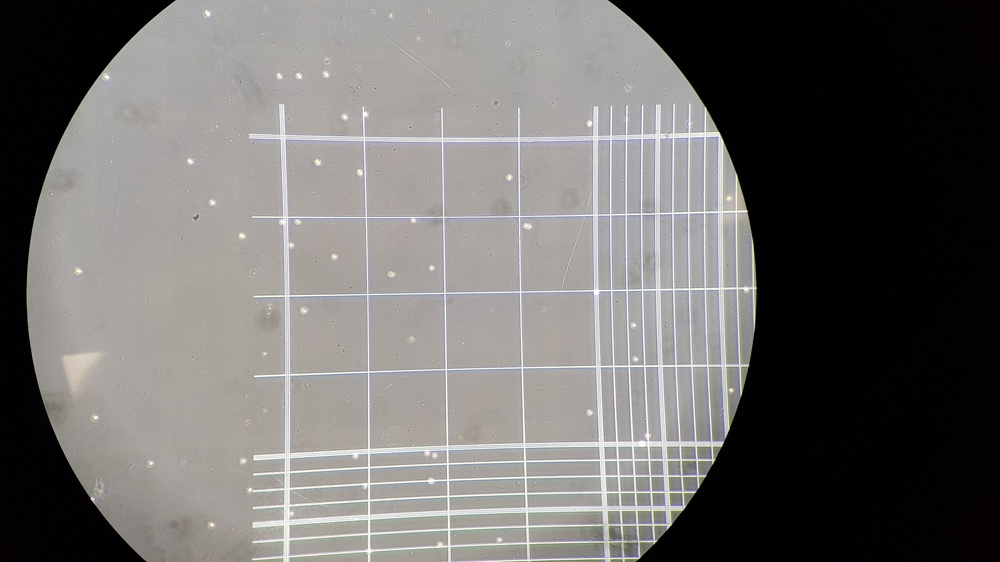
%> input picture ExampleData/75ulI/20190918_113157.jpg, 1000 x 562 px, shrunk from 4032 x 2268 before the run
$ octave --eval "result = FindROI(imread('ExampleData/75ulI/20190918_113157.jpg'));"   (GNU Octave 9; MATLAB toolbox functions it lacks are replaced by stand-ins)
%> lines starting %> are read from the running program, lines starting %| are printed output that depends on the picture
function [ROI, cropVal, BWex2] = FindROI(I)
%% Remove non uniform illumination to improve detection of hemaocyte grid
% Based off https://uk.mathworks.com/help/images/correcting-nonuniform-illumination.html
%
% Exported are region of interest (ROI), range of mask in X and Y (cropVal)
%   for image crop and binary image of mask (BWex2) to find cells within
%
% Optimised by Dr. Matthew Hockley (UoK 2019-present) for 10x microscope
%   lens for Hemaocyte cell counts

%I = rgb2gray(rotI);
%% Find background
se = strel('disk',35); % Set sampling size
background = imopen(I,se); % Apply to image
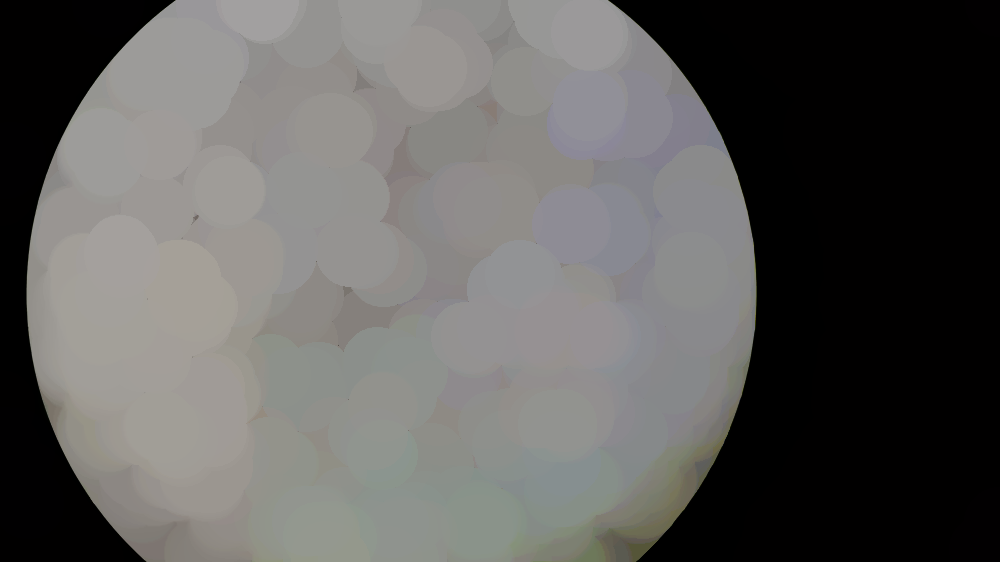
%> background: size 562x1000x3 uint8; mean R, G, B 94.7, 93.6, 91.9

%% Remove background and adjust image brightness and contrast
I2 = I - background;
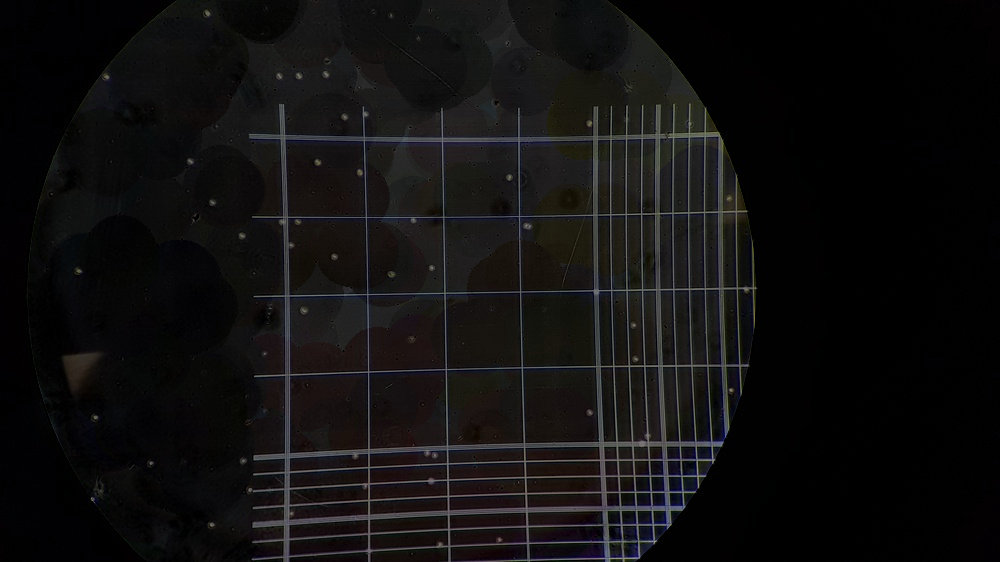
%> I2: size 562x1000x3 uint8; mean R, G, B 16.5, 15.3, 15.6
I3 = imadjust(I2);
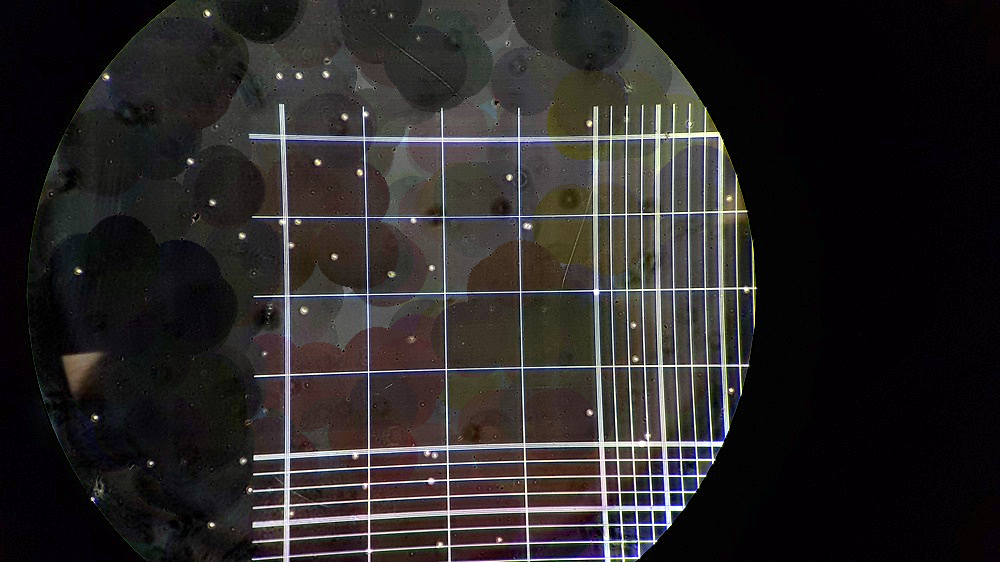
%> I3: size 562x1000x3 uint8; mean R, G, B 42, 38.7, 39

%% Remove noise from image
bw = imbinarize(I3); % Convert to binary image
bw = bwareaopen(bw,50); % Remove small background noise
%imshow(bw)

%% Erode smaller squares to find larger square boundary

% Make lines thicker on boxes (incase BG removal)
se = strel('line',5,90);
BW2 = imdilate(bw,se);
se = strel('line',5,0);
BW2 = imdilate(BW2,se);
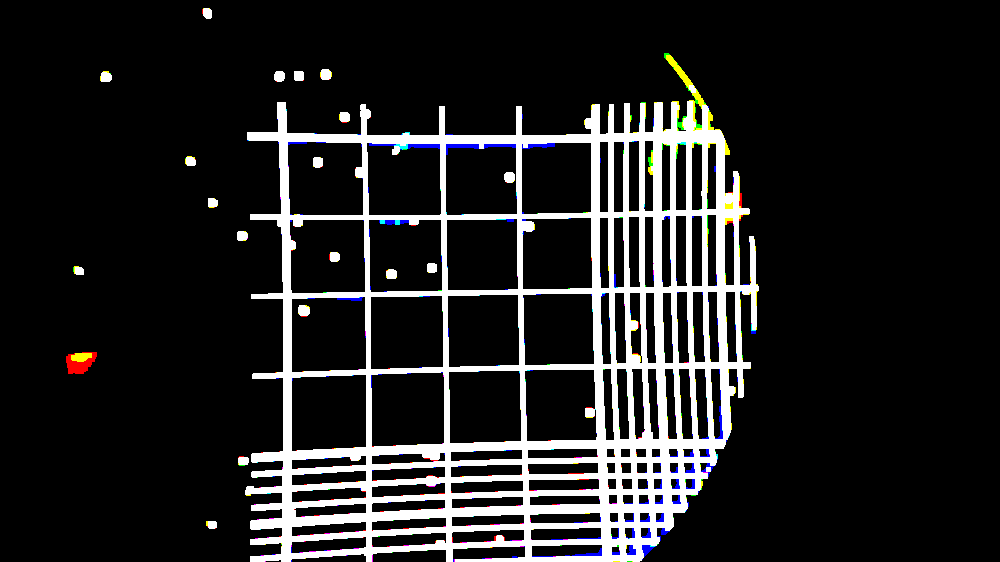
%> BW2: size 562x1000x3 logical; mean R, G, B 0.133, 0.133, 0.134
%imshow(BW2)

% Erode smaller cells

% se = strel('disk',5);
% erodedBW = imerode(bw,se);
se = strel('disk',8);
erodedBW = imerode(BW2,se);
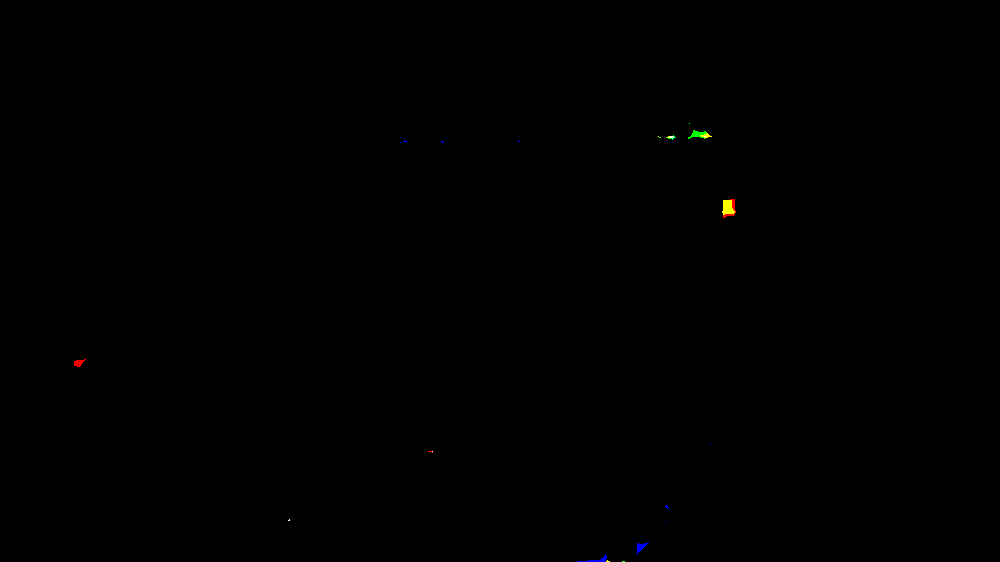
%> erodedBW: size 562x1000x3 logical; mean R, G, B 0.000573, 0.000527, 0.000301
%imshow(erodedBW)

%% Extract square to measure cell counts within
BWneg = imcomplement(erodedBW); % Invert image
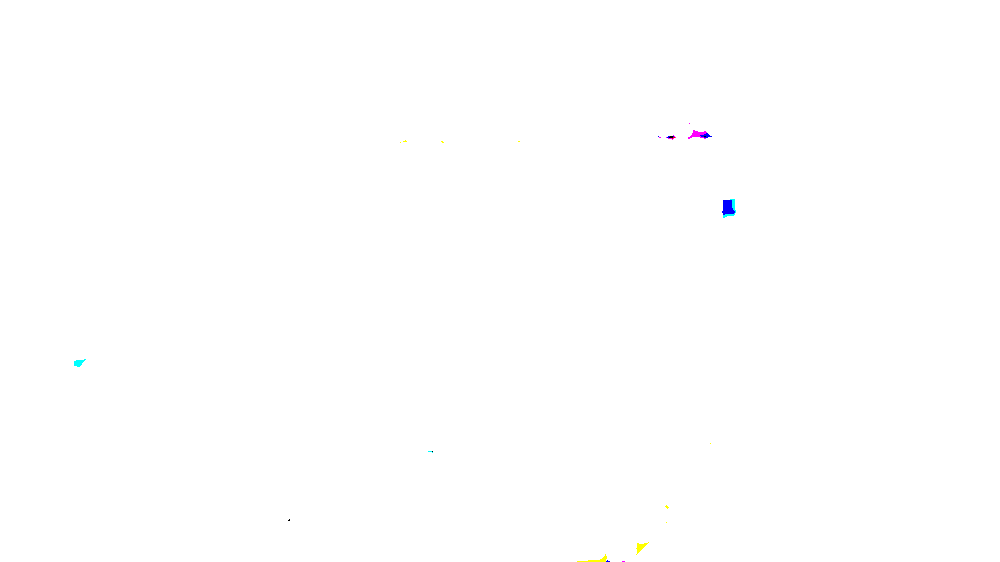
%> BWneg: size 562x1000x3 logical; mean R, G, B 0.999, 0.999, 1
BWex = bwareafilt(BWneg,2); % Find 2 largest areas
BWex2 = bwareafilt(BWex,1,'smallest'); % find second largest area
BWex2 = imfill(BWex2,'holes'); % Fill any gaps within the image
%imshow(BWex2) % Present second largest image boundary

%% Crop to ROI (region of interest)
%ROI = I;
%ROI(BWex2 == 0) = 0; % Use BWex2 as mask for I image
[row, col] = find(BWex2 == 1); % Find edges of mask
%> row = 1685216 values from 1 to 562; col = 1685216 values from 1 to 3000
minX = min(row);minY = min(col);maxX = max(row);maxY = max(col);
%> after `minX = min(row)`: minX = 1
%> after `minY = min(col)`: minY = 1
%> after `maxX = max(row)`: maxX = 562
%> after `maxY = max(col)`: maxY = 3000
ROI = I(minX:maxX,minY:maxY); % Apply mask limits to crop image
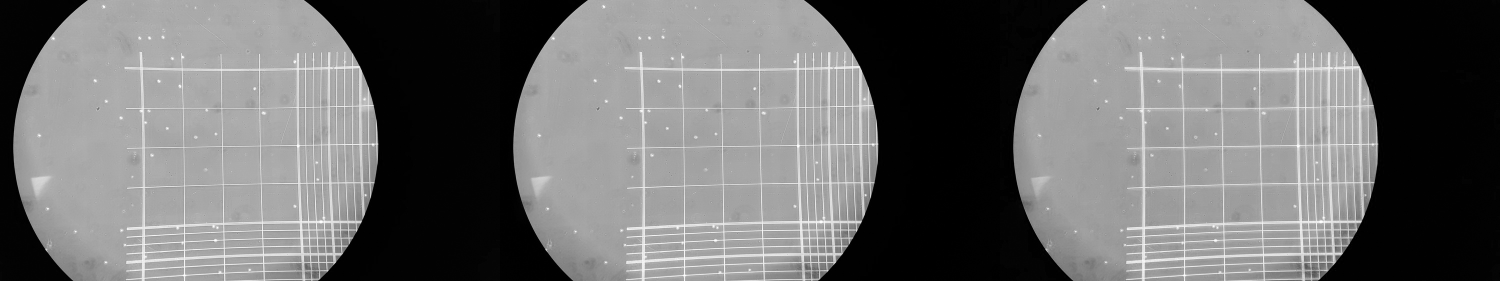
%> ROI: size 562x3000 uint8 (shown at 1/2 size); min 0, max 255, mean 109.2
imshow(ROI); % Present crop area on the greyscale image
cropVal = {[minX:maxX];[minY:maxY]}; % Save crop region
%> cropVal = 2 items

$ run again, on ExampleData/75ulI/20190918_113208.jpg
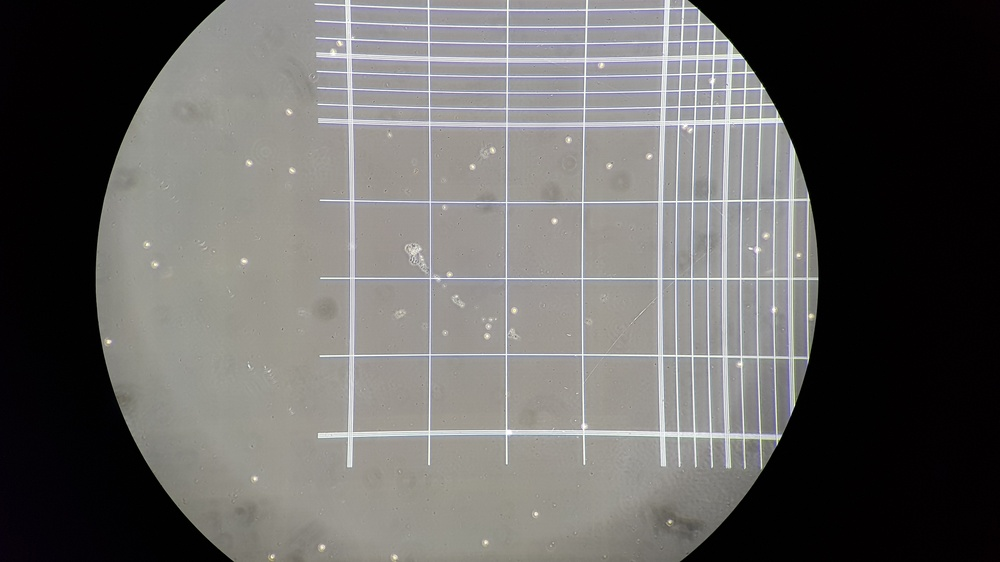
%> input picture ExampleData/75ulI/20190918_113208.jpg, 1000 x 562 px, shrunk from 4032 x 2268 before the run
%> in FindROI, `BW2 = imdilate(BW2,se);`:
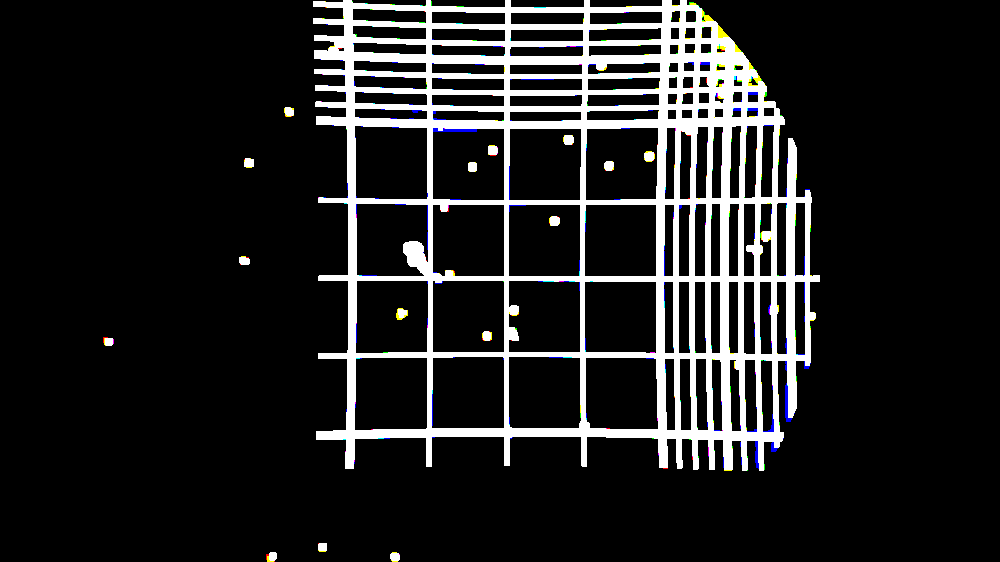
%> BW2: size 562x1000x3 logical; mean R, G, B 0.128, 0.128, 0.129
%> row = 1685688 values from 1 to 562; col = 1685688 values from 1 to 3000
%> minX = 1
%> maxX = 562
%> maxY = 3000
%> in FindROI, `ROI = I(minX:maxX,minY:maxY);`:
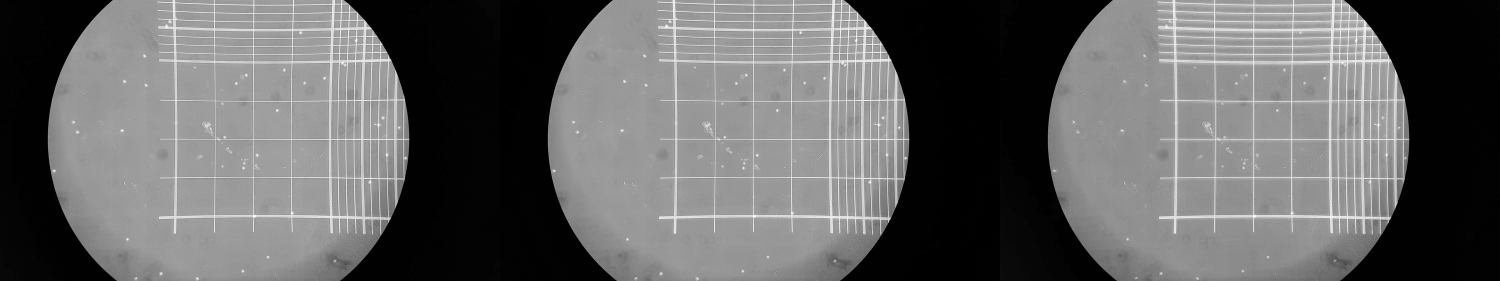
%> ROI: size 562x3000 uint8 (shown at 1/2 size); min 0, max 255, mean 99.7
%> cropVal = 2 items

$ run again, on ExampleData/75ulI/20190918_113218.jpg
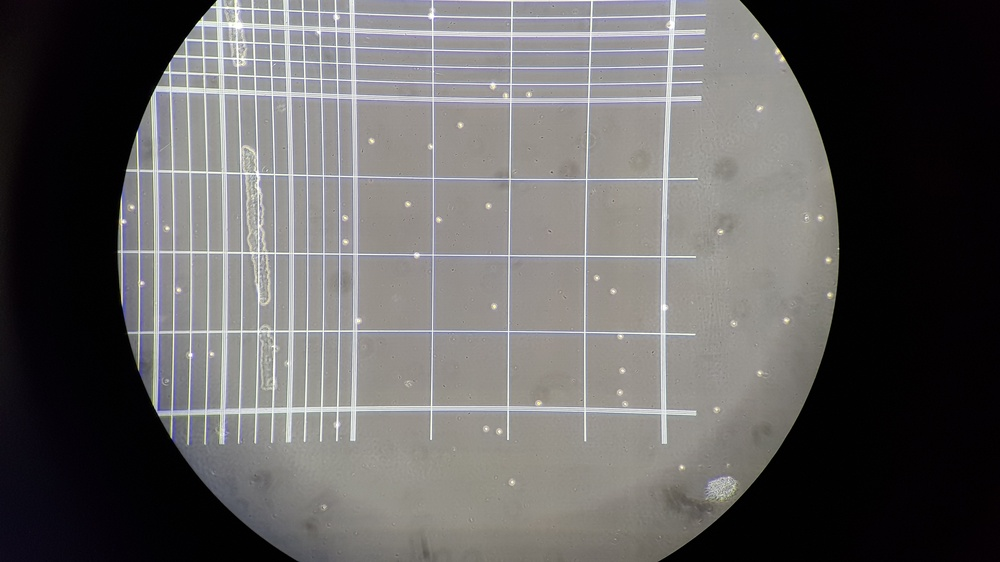
%> input picture ExampleData/75ulI/20190918_113218.jpg, 1000 x 562 px, shrunk from 4032 x 2268 before the run
%> in FindROI, `BWneg = imcomplement(erodedBW);`:
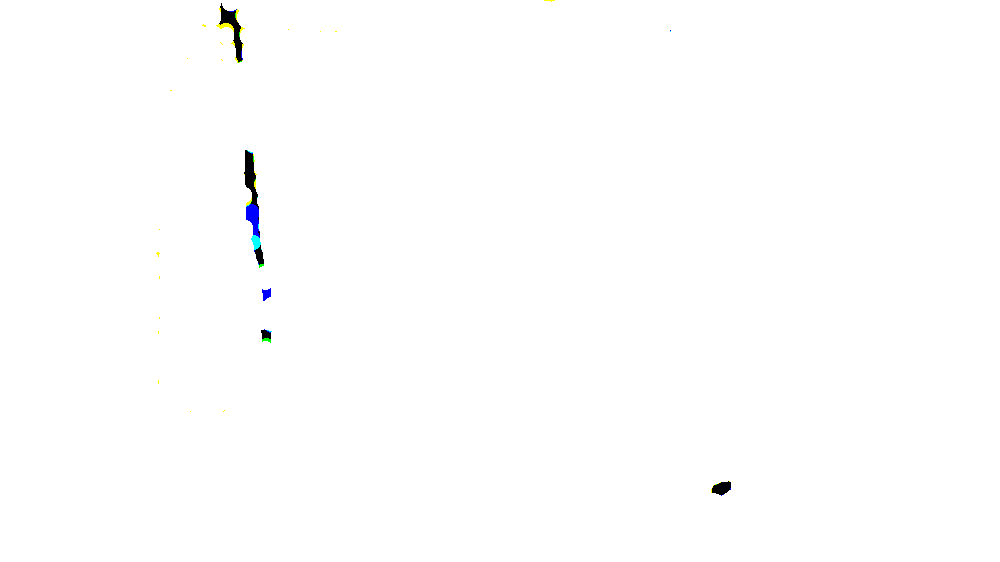
%> BWneg: size 562x1000x3 logical; mean R, G, B 0.997, 0.997, 0.997
%> row = 1681004 values from 1 to 562; col = 1681004 values from 1 to 3000
%> minX = 1
%> maxX = 562
%> maxY = 3000
%> in FindROI, `ROI = I(minX:maxX,minY:maxY);`:
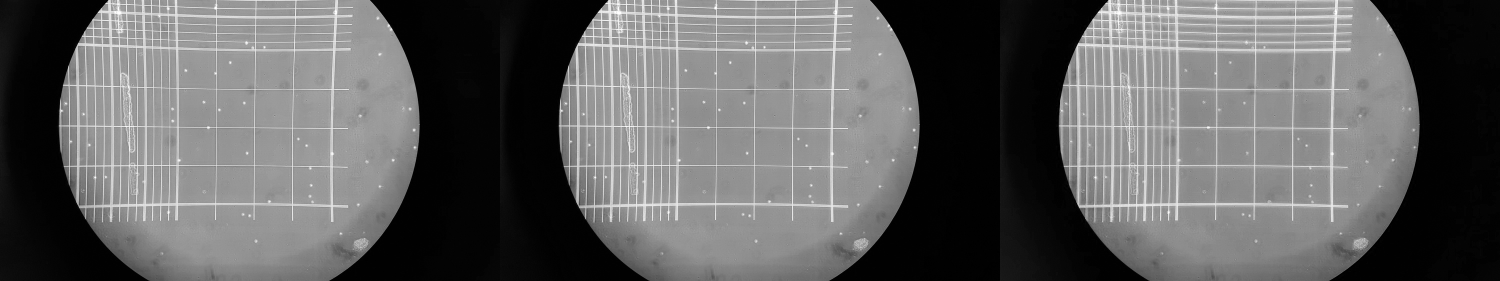
%> ROI: size 562x3000 uint8 (shown at 1/2 size); min 0, max 255, mean 97.1
%> cropVal = 2 items
